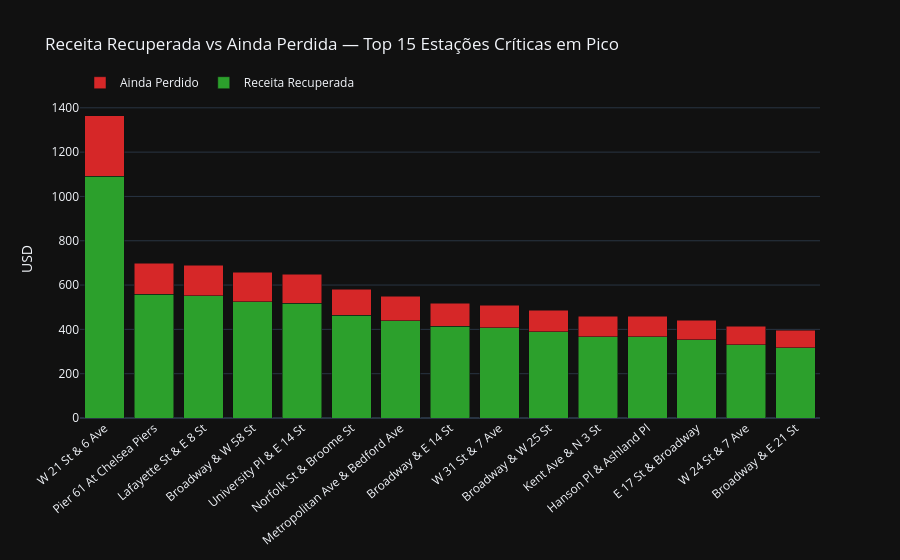

Write notebook code for a chart like this one.
### Markdown cell above
## 4. Receita Recuperada vs Ainda Perdida — Top 15 Estações Críticas

### Code cell
rev_sta = (
    df_rev.groupby("station_name")[["potential_lost_revenue_usd", "recovered_revenue_usd"]]
    .sum().reset_index()
    .sort_values("potential_lost_revenue_usd", ascending=False)
    .head(15)
)
rev_sta["ainda_perdido_usd"] = rev_sta["potential_lost_revenue_usd"] - rev_sta["recovered_revenue_usd"]

fig = go.Figure()
fig.add_trace(go.Bar(
    name="Receita Recuperada",
    x=rev_sta["station_name"], y=rev_sta["recovered_revenue_usd"],
    marker_color="#2ca02c",
))
fig.add_trace(go.Bar(
    name="Ainda Perdido",
    x=rev_sta["station_name"], y=rev_sta["ainda_perdido_usd"],
    marker_color="#d62728",
))
fig.update_layout(
    barmode="stack",
    title="Receita Recuperada vs Ainda Perdida — Top 15 Estações Críticas em Pico",
    xaxis_tickangle=-40,
    yaxis_title="USD",
    template="plotly_dark",
    height=480,
    legend=dict(orientation="h", y=1.1),
)
fig.show()

### Figure 1 — Plotly figure (JSON) as saved in the notebook; plotly's stock layout.template omitted (floating-point values rounded to 4 significant figures)
{"data": [{"marker": {"color": "#2ca02c"}, "name": "Receita Recuperada", "type": "bar", "x": ["W 21 St & 6 Ave", "Pier 61 At Chelsea Piers", "Lafayette St & E 8 St", "Broadway & W 58 St", "University Pl & E 14 St", "Norfolk St & Broome St", "Metropolitan Ave & Bedford Ave", "Broadway & E 14 St", "W 31 St & 7 Ave", "Broadway & W 25 St", "Kent Ave & N 3 St", "Hanson Pl & Ashland Pl", "E 17 St & Broadway", "W 24 St & 7 Ave", "Broadway & E 21 St"], "y": [1091.0, 558.0, 550.8, 525.6, 518.4, 464.4, 439.2, 414.0, 406.8, 388.8, 367.2, 367.2, 352.8, 331.2, 316.8]}, {"marker": {"color": "#d62728"}, "name": "Ainda Perdido", "type": "bar", "x": ["W 21 St & 6 Ave", "Pier 61 At Chelsea Piers", "Lafayette St & E 8 St", "Broadway & W 58 St", "University Pl & E 14 St", "Norfolk St & Broome St", "Metropolitan Ave & Bedford Ave", "Broadway & E 14 St", "W 31 St & 7 Ave", "Broadway & W 25 St", "Kent Ave & N 3 St", "Hanson Pl & Ashland Pl", "E 17 St & Broadway", "W 24 St & 7 Ave", "Broadway & E 21 St"], "y": [272.7, 139.5, 137.7, 131.4, 129.6, 116.1, 109.8, 103.5, 101.7, 97.2, 91.8, 91.8, 88.2, 82.8, 79.2]}], "layout": {"autosize": true, "barmode": "stack", "legend": {"orientation": "h", "x": 0, "y": 1.1}, "title": {"text": "Receita Recuperada vs Ainda Perdida — Top 15 Estações Críticas em Pico"}, "xaxis": {"autorange": true, "range": [-0.5, 14.5], "tickangle": -40, "type": "category"}, "yaxis": {"autorange": true, "range": [0, 1435.0], "title": {"text": "USD"}, "type": "linear"}}}
